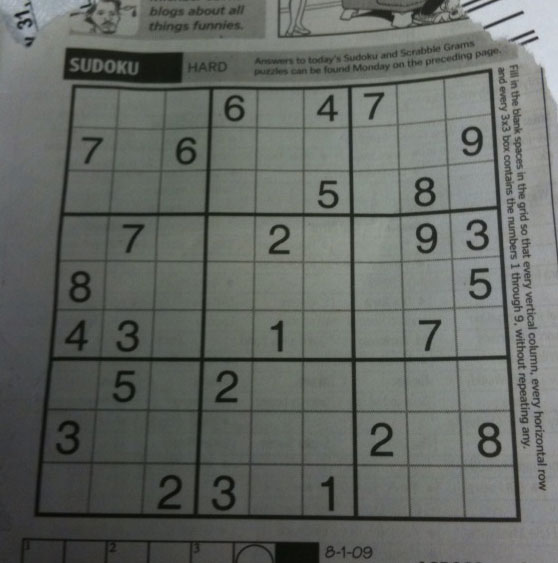
#> input picture Data/sudoku.png, 558 x 563 px, found by its file name
$ python Hough_example3.py
#> lines starting #> are read from the running program, lines starting #| are printed output that depends on the picture
"""
@file hough_lines.py
@brief This program demonstrates line finding with the Hough transform
"""
import sys
import math
import cv2 as cv
import numpy as np
title_window = 'Hough_example3.py'

def main(argv):
    ## [load]
    default_file = '../../Data/sudoku.png'
    filename = argv[0] if len(argv) > 0 else default_file

    # Loads an image
    src = cv.imread(cv.samples.findFile(filename), cv.IMREAD_GRAYSCALE)
#> src: shape (563, 558); min 7, max 218, mean 101.8

    # Check if image is loaded fine
    if src is None:
        print ('Error opening image!')
        print ('Usage: hough_lines.py [image_name -- default ' + default_file + '] \n')
        return -1
    ## [load]

    ## [edge_detection]
    # Edge detection
    dst1 = cv.Canny(src, 50, 200, None, 3)
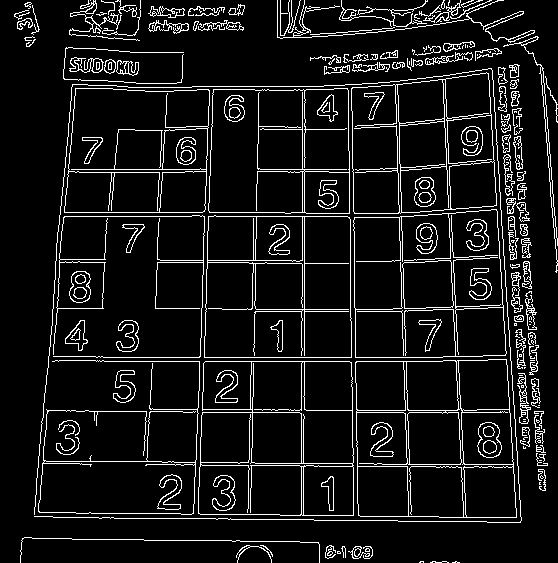
#> dst1: shape (563, 558); 8.7% white in thin lines or dots
    ## [edge_detection]

    # Copy edges to the images that will display the results in BGR
    cdst1 = cv.cvtColor(dst1, cv.COLOR_GRAY2BGR)
#> cdst1: shape (563, 558, 3); 8.7% white in thin lines or dots
    cdstP = np.copy(cdst1)

    ## [hough_lines]
    #  Standard Hough Line Transform
    lines = cv.HoughLines(dst1, 1, np.pi / 180, 150, None, 0, 0)
#> lines = 62 rows, first 8: [361, 1.57], [357, 1.57], [304, 0], [212, 0.0349], [216, 0.0349], [216, 1.57], [-349, 3.12], [169, 1.57]
    ## [hough_lines]
    ## [draw_lines]
    # Draw the lines
    if lines is not None:
        for i in range(0, len(lines)):
            rho = lines[i][0][0]
            theta = lines[i][0][1]
            a = math.cos(theta)
            b = math.sin(theta)
            x0 = a * rho
            y0 = b * rho
            pt1 = (int(x0 + 1000*(-b)), int(y0 + 1000*(a)))
            pt2 = (int(x0 - 1000*(-b)), int(y0 - 1000*(a)))

            cv.line(cdst1, pt1, pt2, (0,0,255), 3, cv.LINE_AA)
#> this loop made 62 passes
#> (rho, theta, a, b, x0, y0, pt1, pt2) on passes 1 to 10: (361, 1.57, -4.37e-08, 1, -1.58e-05, 361, (-1000, 360), (999, 361)), (357, 1.57, -4.37e-08, 1, -1.56e-05, 357, (-1000, 356), (999, 357)), (304, 0, 1, 0, 304, 0, (304, 1000), (304, -1000)), (212, 0.0349, 0.999, 0.0349, 211.9, 7.4, (176, 1006), (246, -991)), (216, 0.0349, 0.999, 0.0349, 215.9, 7.54, (180, 1006), (250, -991)), (216, 1.57, -4.37e-08, 1, -9.44e-06, 216, (-1000, 215), (999, 216)), (-349, 3.12, -1, 0.0175, 348.9, -6.09, (331, -1005), (366, 993)), (169, 1.57, -4.37e-08, 1, -7.39e-06, 169, (-1000, 168), (999, 169)), (212, 1.57, -4.37e-08, 1, -9.27e-06, 212, (-1000, 211), (999, 212)), (-393, 3.11, -0.999, 0.0349, 392.8, -13.72, (357, -1013), (427, 985))
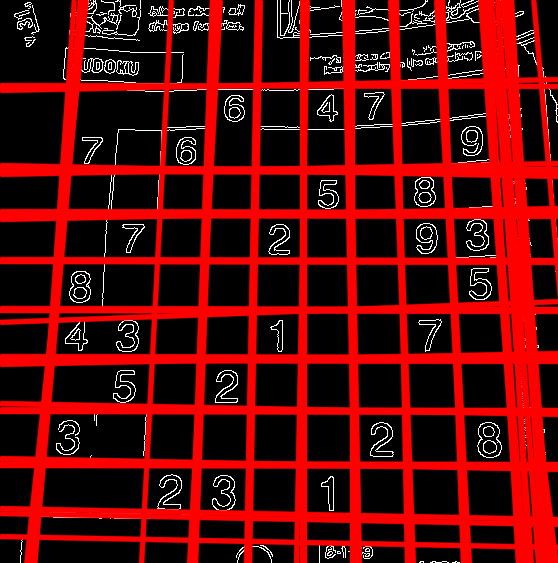
#> cdst1: shape (563, 558, 3); mean B, G, R 7.5, 7.5, 92.5
    ## [draw_lines]

    ## [hough_lines_p]
    # Probabilistic Line Transform
    linesP = cv.HoughLinesP(dst1, 1, np.pi / 180, 50, None, 50, 10)
#> linesP = 167 rows, first 6: [96, 361, 442, 361], [59, 216, 347, 216], [304, 418, 304, 86], [355, 320, 357, 491], [401, 211, 411, 521], [208, 230, 213, 86]
    ## [hough_lines_p]
    ## [draw_lines_p]
    # Draw the lines
    if linesP is not None:
        for i in range(0, len(linesP)):
            l = linesP[i][0]
            cv.line(cdstP, (l[0], l[1]), (l[2], l[3]), (0,0,255), 3, cv.LINE_AA)
#> this loop made 167 passes
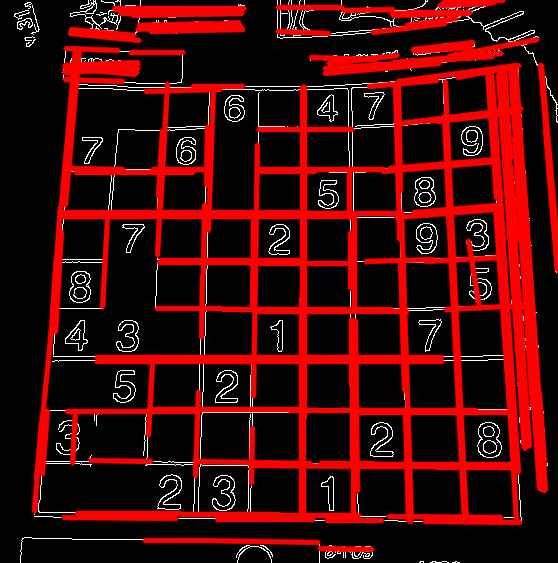
#> cdstP: shape (563, 558, 3); mean B, G, R 7.3, 7.3, 67.3
    ## [draw_lines_p]
    ## [imshow]
    # Show results
    cv.imshow("Source", src)
    cv.imshow("Detected Lines (in red) - Standard Hough Line Transform", cdst1)
    cv.imshow("Detected Lines (in red) - Probabilistic Line Transform", cdstP)
    ## [imshow]
    ## [exit]
    # Wait and Exit
    cv.waitKey()
    return 0
    ## [exit]

if __name__ == "__main__":
    main(sys.argv[1:])
